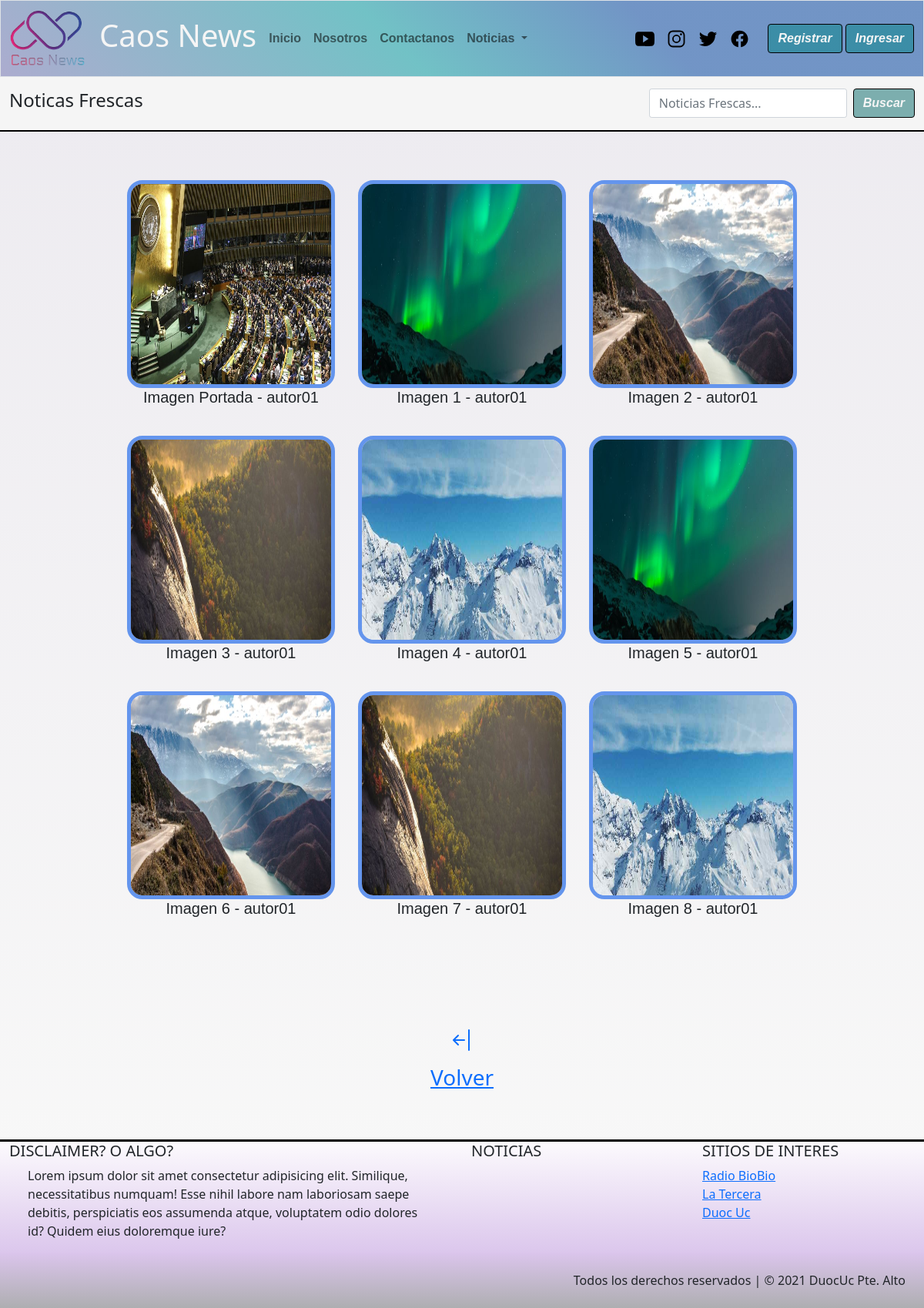
Before: /galeria/La Onu Disuelta/ with the older database file.
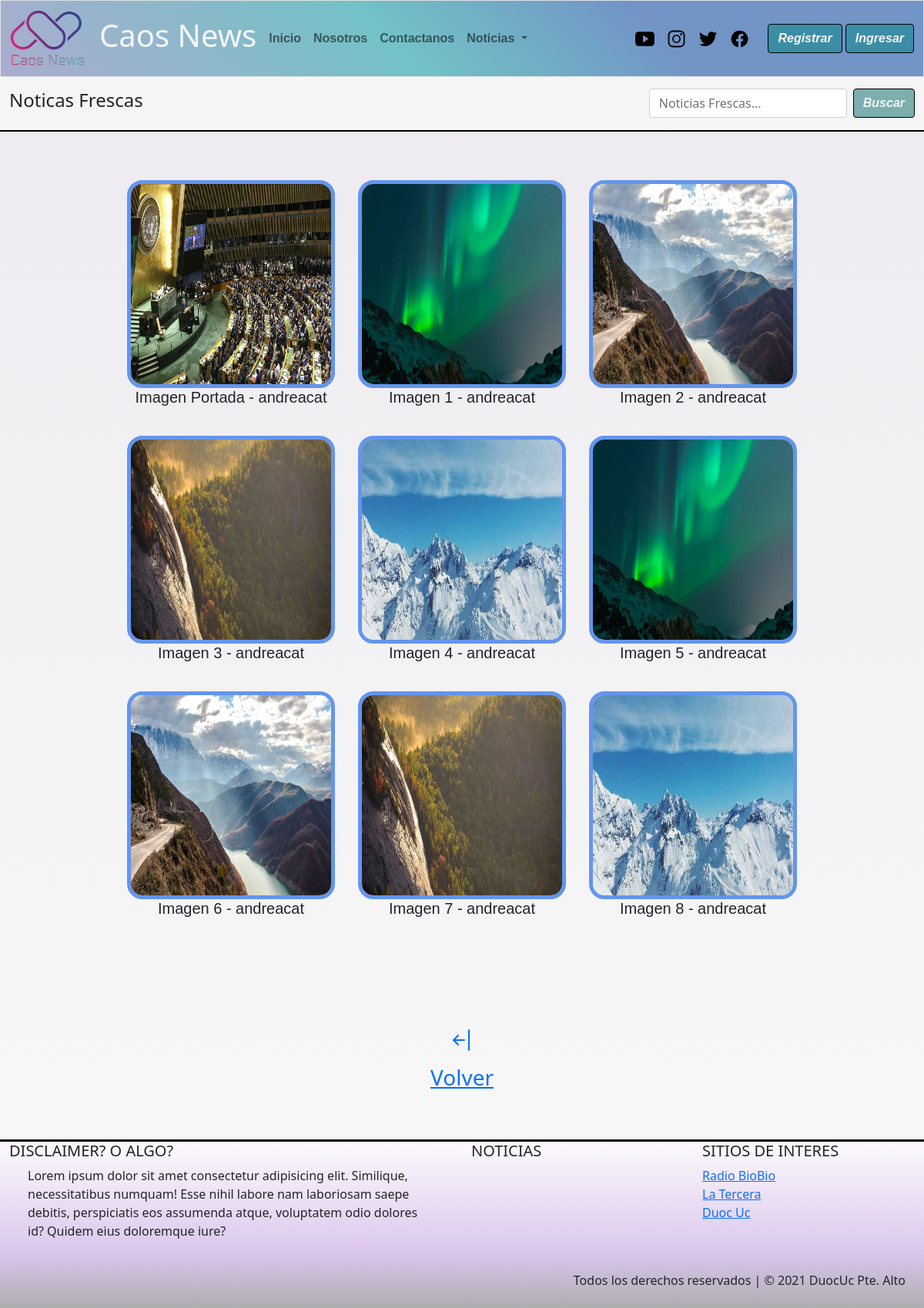
After: the same page with the newer database file.
### caos_news/models.py (models this page shows, shortened)
class Noticia(models.Model):
    nombre_not = models.CharField(primary_key= True, max_length=50)
    fecha_not = models.DateField(default=datetime.date.today)
    redac =  models.TextField()
    img_not = models.ImageField(upload_to='noticias',null=True)
    publicar = models.BooleanField(default=False)
    comentario = models.TextField(null=True,default='Sin observaciones')
    autor = models.ForeignKey(User,null=True, on_delete=models.CASCADE)
    categoria = models.ForeignKey(Categoria, on_delete=models.CASCADE)

class Galeria(models.Model):
    cod_img = models.AutoField(primary_key=True)
    imagen = models.ImageField(upload_to='galeria',null=True)
    not_gal = models.ForeignKey(Noticia, null=True, on_delete=models.CASCADE)

### caos_news/views.py (the view)
# urls.py: path('galeria/<id>/',galeria,name='gal'),
def galeria(request,id):
    noti_img= Noticia.objects.get(nombre_not=id)
    categoria = Categoria.objects.all()
    gale = Galeria.objects.filter(not_gal=id)[1]
    mostrar= Galeria.objects.filter(not_gal=id)
    contexto={"categorias":categoria,"galeria":gale,"todo":mostrar,"noti":noti_img}
    return render(request,"galeria.html",contexto)

### caos_news/templates/galeria.html (shortened to what this page needs)
{% extends 'base.html' %}
{% load static %}
{% block link_activos %}
<ul class="navbar-nav me-auto mb-2 mb-lg-0">
    <li class="nav-item">
        <a class="nav-link" aria-current="page" href="{% url 'index'%}">Inicio</a>
    </li>
    {% if user.is_authenticated %}
    <li class="nav-item">
        <a class="nav-link" href="{% url 'enviar_n' %}">Subir noticia</a>
    </li>
    <li class="nav-item">
        <a class="nav-link" href="{% url 'mis_notis' %}">Mis Noticias</a>
    </li>
    {% else %}
    <li class="nav-item">
        <a class="nav-link" href="{% url 'nos' %}">Nosotros</a>
    </li>
    <li class="nav-item">
        <a class="nav-link" href="{% url 'contac' %}">Contactanos</a>
    </li>
    {% endif %}
    <li class="nav-item dropdown">
        <a class="nav-link dropdown-toggle" href="#" id="navbarDropdown" role="button" data-bs-toggle="dropdown"
            aria-expanded="false">
            Noticias
        </a>
    </li>
{% endblock link_activos %}
{% block contenido %}
<main>
        <nav class="navbar sticky-top" id="barra-busqueda">
            <div class="container-fluid ">
                <span class="navbar-text">
                {% if user.is_authenticated %}
                    <h4> Bienvenido(a) {{user.first_name}} {{user.last_name}} </h4>
                {% else %}
                    <h4>Noticas Frescas</h4>
                {% endif %}
                </span>
                <form class="d-flex" method="POST" action="{% url 'filter_d'%}">
                    <input class="form-control me-2" type="search" placeholder="Noticias Frescas..." name="txtbusqueda" aria-label="Search">
                    <button id="boton" class="btn btn-outline" type="submit">Buscar</button>
                </form>
            </div>
        </nav>
        <section class="container-fluid p-5" style="min-height: 34rem;" id="galeria">
            <div id="tarjeta">
                <a href="{{noti.img_not.url}}" data-fancybox="gall-new1"
                    data-caption="{{noti.autor.username}} imagen-Portada"><img src="{{noti.img_not.url}}" alt=""> </a>
                <h5>Imagen Portada - {{noti.autor.username}} </h5>
            </div>
                {% for x in todo %}
                    <div id="tarjeta">
                        <a href="{{x.imagen.url}}" data-fancybox="gall-new1"
                            data-caption="{{x.not_gal.autor}} imagen-{{forloop.counter}}"><img src="{{x.imagen.url}}" alt=""> </a>
                        <h5>Imagen {{forloop.counter}} - {{x.not_gal.autor}} </h5>
                    </div>
                {% endfor %}
        </section>
        <section class="container-fluid mt-4 p-5">
            <div class="text-center">
                <a href="{% url 'noti' galeria.not_gal.nombre_not %}"><p><h3>Volver</h3></p></a>
            </div>
        </section>
{% endblock contenido %}

### caos_news/templates/base.html (shortened to what this page needs)
{% load static %}
<!DOCTYPE html>
<html lang="es">
<head>
    <link href="https://cdn.jsdelivr.net/npm/bootstrap@5.0.0-beta3/dist/css/bootstrap.min.css" rel="stylesheet"
>
    <link rel="stylesheet" href="https://cdnjs.cloudflare.com/ajax/libs/animate.css/4.1.1/animate.min.css">
    <link type="text/css" rel="stylesheet" href="{% static 'css/style.css' %}">
    <link rel="stylesheet" href="{% static 'css/sweetalert2.min.css' %}">
    <link rel="stylesheet" type="text/css" href="{% static 'css/jquery.fancybox.min.css' %}">
</head>
<body>
    <header>
        <nav class="navbar navbar-expand-xl navbar-light border">
            <div class="container-fluid">
                <a class="navbar-brand" href="{% url 'index' %}"><img src="{% static 'img/Logos/logoCaos.png' %}" alt=""
                        width="100"></a>
                <h1 class="me-2">Caos News</h1>
                <div class="collapse navbar-collapse" id="navbarSupportedContent">
                    {% block link_activos %}
                    {% endblock link_activos %}
                    </ul>
                    <ul class="navbar-nav flex-row flex-wrap ms-xl-auto">
                        <li class="nav-item col-6 col-xl-auto">
                            <a class="nav-link active p-2" href="https://www.youtube.com/c/DuocUCvideos/featured"
                                target="_blank" rel="noopener">
                                <img src="{% static 'img/logos/logo-youtube.svg' %}" alt="" width="25">
                            </a>
                        </li>
                        <li class="nav-item col-6 col-xl-auto">
                            <a class="nav-link active p-2 " href="https://www.instagram.com/duocuc_cl/" target="_blank"
                                rel="noopener">
                                <img src="{% static 'img/logos/logo-instagram.svg' %}" alt="" width="25">
                            </a>
                        </li>
                        <li class="nav-item col-6 col-xl-auto">
                            <a class="nav-link active p-2" href="https://twitter.com/DuocUC" target="_blank"
                                rel="noopener">
                                <img src="{% static 'img/logos/logo-twitter.svg' %}" alt="" width="25">
                            </a>
                        </li>
                        <li class="nav-item col-6 col-xl-auto">
                            <a class="nav-link  active p-2" href="https://www.facebook.com/DuocUC/" target="_blank"
                                rel="noopener">
                                <img src="{% static 'img/logos/logo-facebook.svg' %}" alt="" width="25">
                            </a>
                        </li>
                    </ul>
                    <div class="d-grid gap-2 d-md-block my-2 my-xl-0 ms-xl-3">
                        {% if user.is_authenticated %}
                            <button class="btn" id="boton" type="button"><a href="{% url 'cerrar' %}">Cerrar Sesión</a></button>
                        {% else %}
                            <button class="btn" id="boton" type="button"><a href="{% url 'regis' %}">Registrar</a></button>
                            <button class="btn" id="boton" type="button"><a href="{% url 'ingresar'%}">Ingresar</a></button>
                        {% endif %}
                    </div>
                </div>
            </div>
        </nav>
    </header>
        {% block contenido %}
        {% endblock contenido %}
    </main>
    <footer class="text-center text-lg-start" id="foot-link">
        <div class="container-fluid">
            <div class="row">
                <div class="col-lg-6 col-md-12 md-2 mb-md-0">
                    <h5 class="text-uppercase">Disclaimer? o algo?</h5>
                    <div class="container-fluid">
                        <p>Lorem ipsum dolor sit amet consectetur adipisicing elit. Similique, necessitatibus
                            numquam!
                            Esse nihil labore nam laboriosam saepe debitis, perspiciatis eos assumenda atque,
                            voluptatem
                            odio dolores id? Quidem eius doloremque iure?</p>
                    </div>
                </div>
                <div class="col-lg-3 col-md-6 md-4 mb-md-0">
                    <h5 class="text-uppercase">Noticias</h5>
                </div>
                <div class="col-lg-3 col-md-6 md-4 mb-md-0 ">
                    <h5 class="text-uppercase">Sitios de Interes</h5>
                    <ul class="list-unstyled mb-0 ">
                        <li><a href="https://www.biobiochile.cl/">Radio BioBio</a></li>
                        <li><a href="https://www.latercera.com/">La Tercera</a></li>
                        <li><a href="https://www.duoc.cl/">Duoc Uc</a></li>
                    </ul>
                </div>
            </div>
        </div>
        <div class="text-end p-4" id="copy-R">
            Todos los derechos reservados | © 2021 DuocUc Pte. Alto
        </div>
    </footer>
</body>
</html>

Changed rows visible on the page:
changed Noticia: autor.username "autor01" → "andreacat"
changed through a linked row, Galeria (number 1 of 8 on the later page): not_gal.autor "autor01" → "andreacat"
changed through a linked row, Galeria (number 2 of 8 on the later page): not_gal.autor "autor01" → "andreacat"
changed through a linked row, Galeria (number 3 of 8 on the later page): not_gal.autor "autor01" → "andreacat"
changed through a linked row, Galeria (number 4 of 8 on the later page): not_gal.autor "autor01" → "andreacat"
changed through a linked row, Galeria (number 5 of 8 on the later page): not_gal.autor "autor01" → "andreacat"
changed through a linked row, Galeria (number 6 of 8 on the later page): not_gal.autor "autor01" → "andreacat"
changed through a linked row, Galeria (number 7 of 8 on the later page): not_gal.autor "autor01" → "andreacat"
changed through a linked row, Galeria (number 8 of 8 on the later page): not_gal.autor "autor01" → "andreacat"
